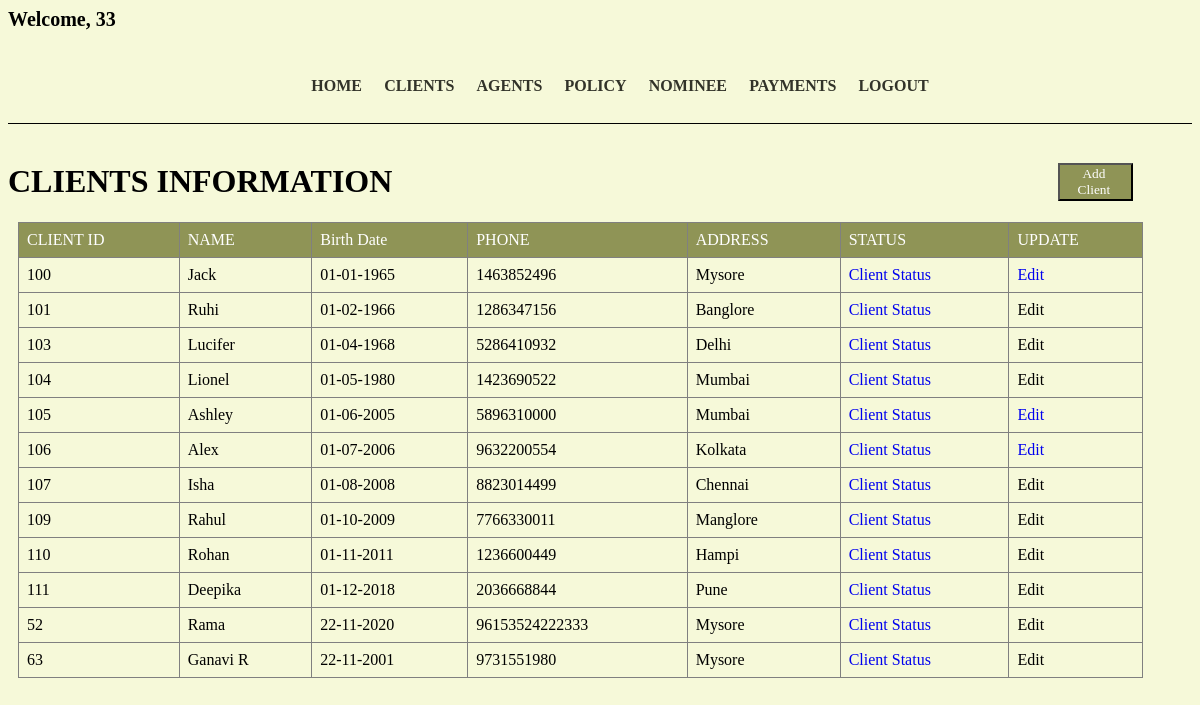
The page /lims/client.php (signed in) on the database its author committed.
### tables this page shows
CREATE TABLE `client` (
  `client_id` varchar(200) NOT NULL,
  `client_password` varchar(30) NOT NULL,
  `name` varchar(50) NOT NULL,
  `sex` varchar(20) NOT NULL,
  `birth_date` varchar(20) NOT NULL,
  `phone` varchar(20) NOT NULL,
  `address` varchar(50) NOT NULL,
  `policy_id` varchar(50) NOT NULL,
  `agent_id` varchar(20) NOT NULL
);

### lims/client.php (the view, shortened to what this page needs)
<!DOCTYPE html>
<html>
<head>
</head>
<body>
    <?php include 'header.php';
    ?>
    <h1 class="heading">Clients Information
        <button class="btn" textalign="center">
            <a href="addClient.php" class="btn">Add Client</a>
        </button>
    </h1>
    <?php
    $sql = "SELECT client_id,name,birth_date,phone,address,agent_id FROM client";
    $result = $conn->query($sql);
    echo "<table class=\"table\">\n";
    echo "  <tr>\n";
    echo "    <th>CLIENT ID</th>\n";
    echo "    <th>NAME</th>\n";
    echo "    <th>Birth Date</th>\n";
    echo "    <th>PHONE</th>\n";
    echo "    <th>ADDRESS</th>\n";
    echo "    <th>STATUS</th>\n";
    echo "    <th>UPDATE</th>\n";
    echo "  </tr>";
    if ($result->num_rows > 0) {
        while ($row = $result->fetch_assoc()) {
            echo "<tr>\n";
            echo "    <td>" . $row["client_id"] . "</td>\n";
            echo "    <td>" . $row["name"] . "</td>\n";
            echo "    <td>" . $row["birth_date"] . "</td>\n";
            echo "    <td>" . $row["phone"] . "</td>\n";
            echo "    <td>" . $row["address"] . "</td>\n";
            echo "    <td>" . "<a href='clientStatus.php?client_id=" . $row["client_id"] . "'>Client Status</a>" . "</td>\n";
            if ($row["agent_id"] == $username || "2001" == $username) {
                echo "<td>" . "<a href='editClient.php?client_id=" . $row["client_id"] . "'>Edit</a>" . "</td>\n";
            } else {
                echo "<td>" . "<a class=\"dis\" href='editClient.php?client_id=" . $row["client_id"] . "'>Edit</a>" . "</td>\n";
            }
        }
    }
    ?>
</body>
</html>

### lims/client.php (style rules this page uses)
.heading { font-weight: 800; text-transform: uppercase; }
.dis { pointer-events: none; color: black; }
table { border-collapse: collapse; width: 95%; margin: 10px; font-size: 100%; }
td, th { border: 1px solid grey; text-align: left; padding: 8px; text-decoration: none; }
th { background-color: #8f9456; color: white; font-weight: lighter; }
a { text-decoration: none; }
.btn { background-color: #8f9456; color: white; float: right; text-decoration: none; margin-right: 5%; font-family: Georgia; }

### rows shown on the page
client: client_id "100", name "Jack", birth_date "01-01-1965", phone "1463852496", address "Mysore"
client: client_id "101", name "Ruhi", birth_date "01-02-1966", phone "1286347156", address "Banglore"
client: client_id "103", name "Lucifer", birth_date "01-04-1968", phone "5286410932", address "Delhi"
client: client_id "104", name "Lionel", birth_date "01-05-1980", phone "1423690522", address "Mumbai"
client: client_id "105", name "Ashley", birth_date "01-06-2005", phone "5896310000", address "Mumbai"
client: client_id "106", name "Alex", birth_date "01-07-2006", phone "9632200554", address "Kolkata"
client: client_id "107", name "Isha", birth_date "01-08-2008", phone "8823014499", address "Chennai"
client: client_id "109", name "Rahul", birth_date "01-10-2009", phone "7766330011", address "Manglore"
client: client_id "110", name "Rohan", birth_date "01-11-2011", phone "1236600449", address "Hampi"
client: client_id "111", name "Deepika", birth_date "01-12-2018", phone "2036668844", address "Pune"
client: client_id "52", name "Rama", birth_date "22-11-2020", phone "96153524222333", address "Mysore"
client: client_id "63", name "Ganavi R", birth_date "22-11-2001", phone "9731551980", address "Mysore"

### other values the page prints
$_SESSION["username"] "33"
